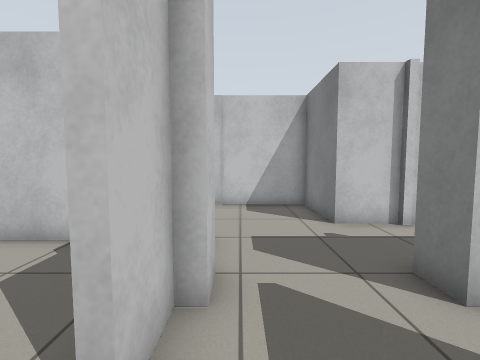
view 1 (above)

19 first-person views from a walk through a Gazebo world. The camera is 0.94 m above the floor, tilts 4° down and sees 90° across. The floor is counted in squares, 0.5 m on a side. Each view is taken from the middle of a square. On the plan, view 1 faces up. The plan holds only what a view shows up to about 15 squares ahead; the rest is blank. The place goes on beyond the plan.

view 2
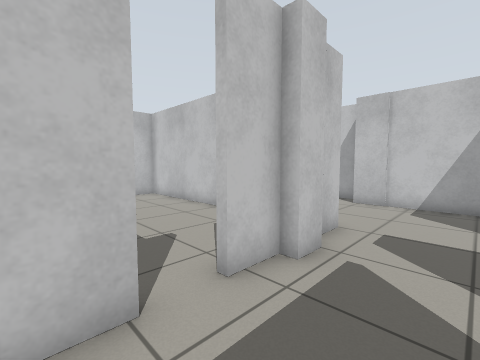

view 3
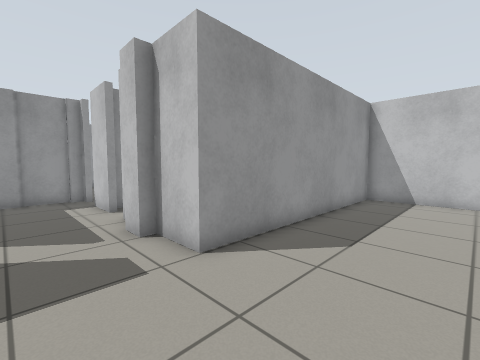

view 4
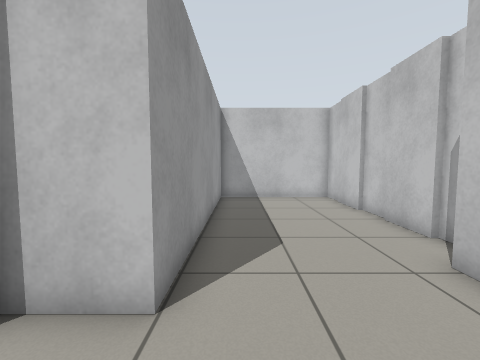

view 5
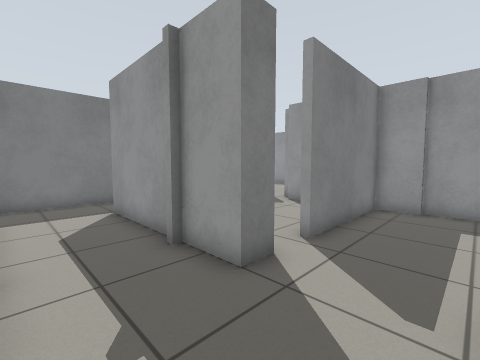

view 6
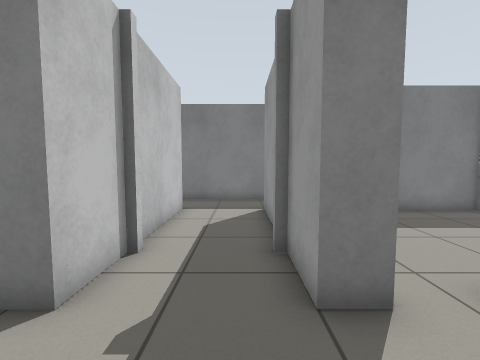

view 7
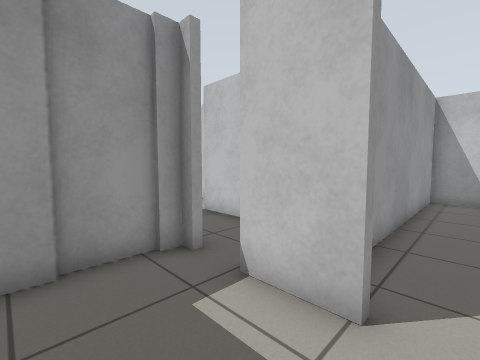

view 8
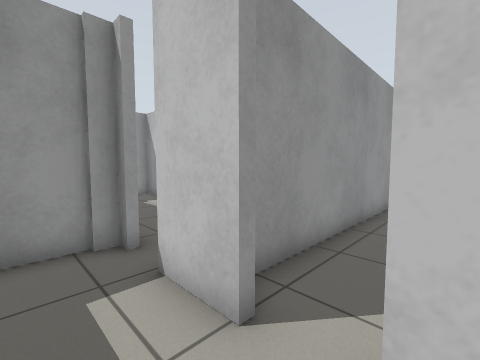

view 9
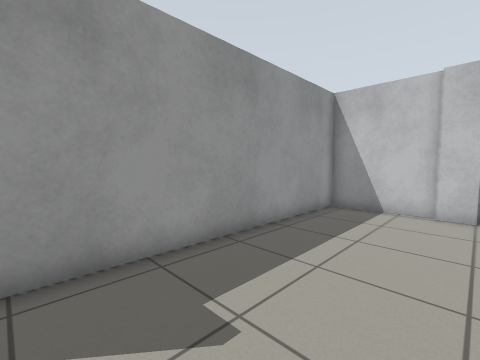

view 10
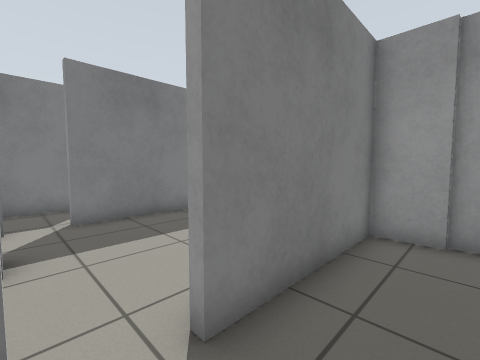

view 11
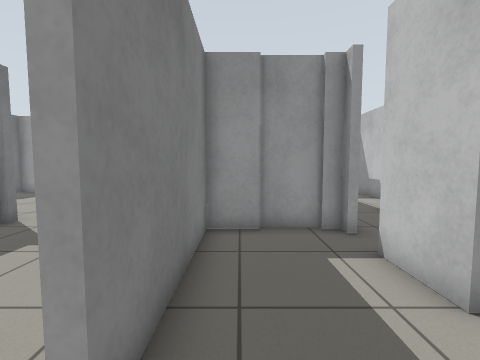

view 12
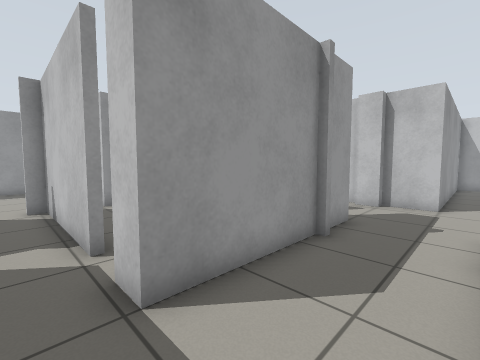

view 13
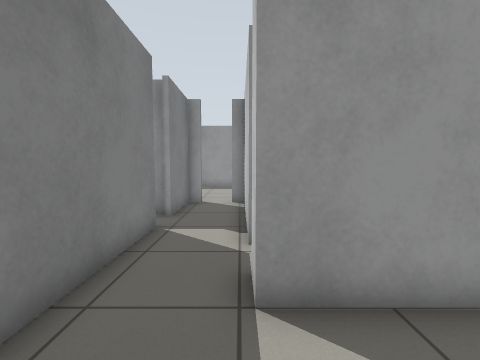

view 14
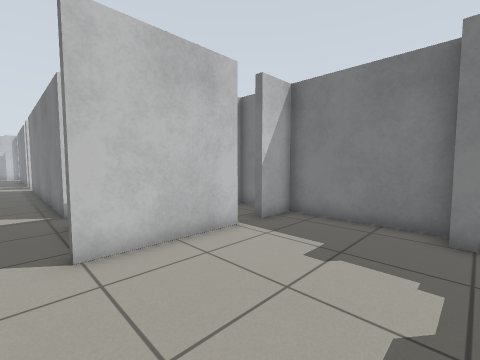

view 15
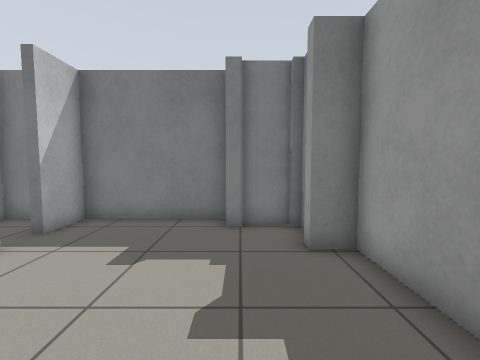

view 16
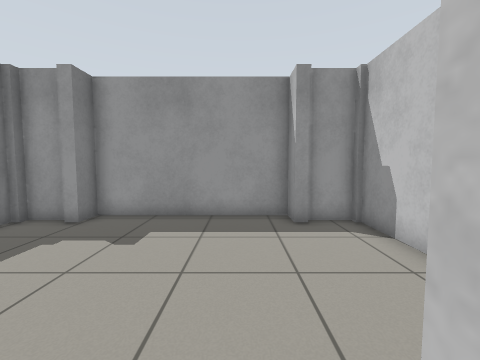

view 17
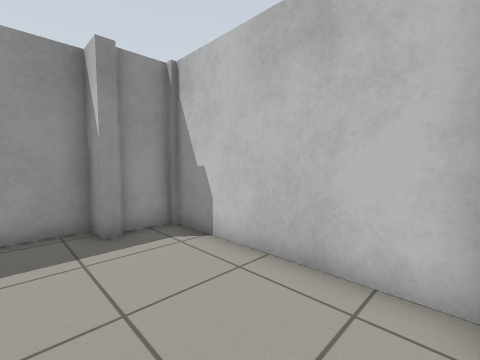

view 18
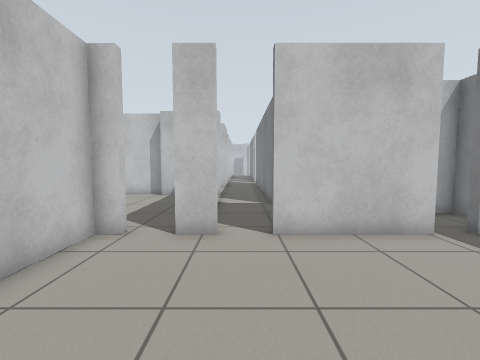

view 19
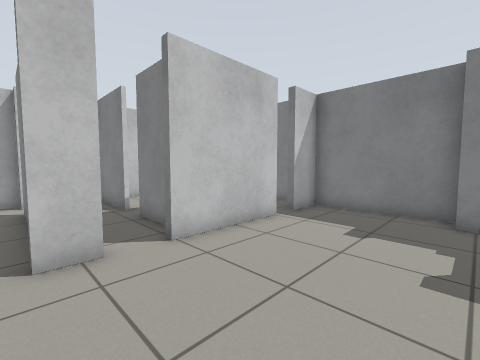

### Floor plan
Ten units are one square. View 1 is at (0, 0); x grows to the right and y downward. Boxes are objects, and circles mark ways between rooms. Rooms are numbered by the first view taken in them; rooms with no view inside come last. Other rooms are left out.
<svg viewBox="-128 -125 323 256">
<path fill="none" stroke="#000" d="M-4 -40 -4 -30M-9 -30 -9 -16 -12 -16M30 -30 30 -40 98 -40 98 -30M-12 -1 -9 -1 -9 19M-25 -120 -40 -120M-39 -118 -113 -118 -113 -59 -9 -59 -9 -40M-12 33 -9 33 -9 37 -2 37M14 37 30 37 30 -16M-4 39 15 39M99 -74 30 -74 30 -109 -22 -109M98 -16 98 45M125 0 125 -99M125 45 125 14M-41 -57 -123 -57 -123 -40M-121 -41 -121 -30M-123 -31 -123 6 -14 6M104 45 104 48 93 48 93 45M162 48 119 48 119 45M168 118 180 118M180 101 180 95M88 115 93 115 93 126 161 126 161 115 166 115M190 96 190 48 173 48 173 44M79 44 79 48 71 48 71 118 88 118M183 115 183 100M190 34 190 21 182 21"/>
<circle cx="-10" cy="-10" r="3" fill="#2a7"/>
<circle cx="110" cy="40" r="3" fill="#2a7"/>
<text x="0" y="-60">1</text>
<text x="-70" y="-30">2</text>
<text x="130" y="80">3</text>
</svg>
Room 1 opens to room 2. Room 1 opens to room 3.

Where each view was taken, in squares from view 1:
view 1: 0 up, 0 right, facing up
view 2: 1 down, 2 right, facing up-left
view 3: 10 up, 2 right, facing down-left
view 4: 7 up, 2 right, facing left
view 5: 7 up, 0 right, facing down-right
view 6: 5 up, 0 right, facing right
view 7: 1 up, 2 right, facing down-left
view 8: 2 up, 1 right, facing down-left
view 9: 4 up, 2 left, facing down-left
view 10: 3 up, 1 right, facing down-right
view 11: 3 up, 2 right, facing down
view 12: 7 up, 11 right, facing down-left
view 13: 7 up, 10 right, facing down
view 14: 10 down, 11 right, facing up-right
view 15: 10 down, 11 right, facing right
view 16: 4 down, 11 right, facing down
view 17: 5 down, 11 right, facing down-left
view 18: 11 down, 11 right, facing up
view 19: 10 down, 9 right, facing up-right
